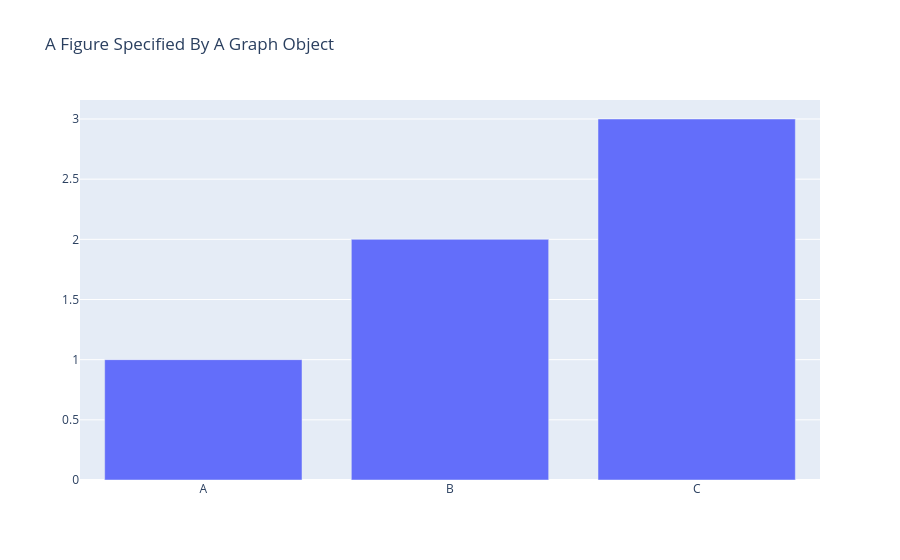

Write notebook code for a chart like this one.
### Markdown cell above
## Exemples de graphique

### Code cell
import plotly.graph_objects as go 
fig = go.Figure(
    data=[
        go.Bar(x=['A','B','C'], y=[1,2,3])
    ],
    layout=go.Layout(
        title = go.layout.Title(text="A Figure Specified By A Graph Object")
    )
)
fig.show()

### Figure 1 — Plotly figure (JSON) as saved in the notebook; plotly's stock layout.template omitted (floating-point values rounded to 4 significant figures)
{"data": [{"type": "bar", "x": ["A", "B", "C"], "y": [1, 2, 3]}], "layout": {"title": {"text": "A Figure Specified By A Graph Object"}}}
